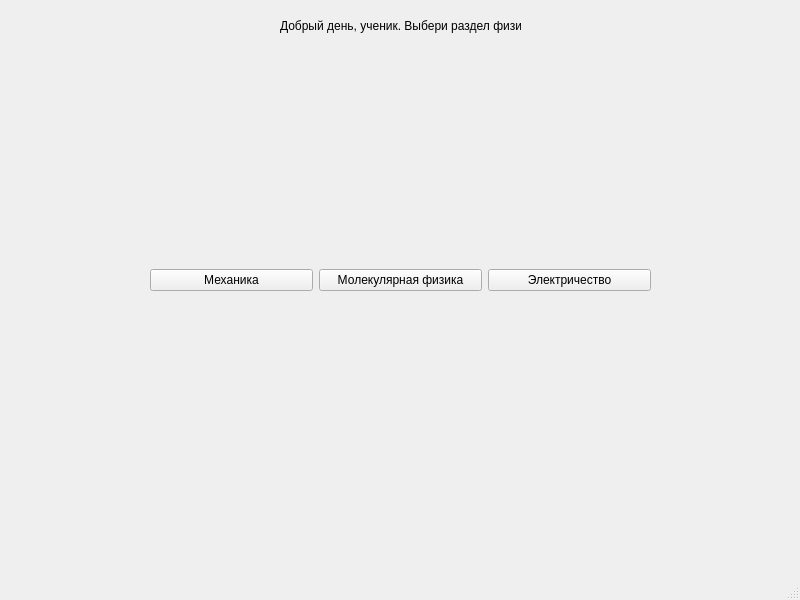
<?xml version="1.0" encoding="UTF-8"?>
<ui version="4.0">
 <class>mainWindow</class>
 <widget class="QMainWindow" name="mainWindow">
  <property name="windowModality">
   <enum>Qt::WindowModal</enum>
  </property>
  <property name="geometry">
   <rect>
    <x>0</x>
    <y>0</y>
    <width>800</width>
    <height>600</height>
   </rect>
  </property>
  <property name="windowTitle">
   <string>MainWindow</string>
  </property>
  <widget class="QWidget" name="centralwidget">
   <widget class="QLabel" name="hello">
    <property name="geometry">
     <rect>
      <x>280</x>
      <y>0</y>
      <width>241</width>
      <height>51</height>
     </rect>
    </property>
    <property name="text">
     <string>Добрый день, ученик. Выбери раздел физики:</string>
    </property>
   </widget>
   <widget class="QWidget" name="gridLayoutWidget">
    <property name="geometry">
     <rect>
      <x>150</x>
      <y>100</y>
      <width>501</width>
      <height>361</height>
     </rect>
    </property>
    <layout class="QGridLayout" name="themes_layout">
     <item row="0" column="2">
      <widget class="QPushButton" name="elec">
       <property name="text">
        <string>Электричество</string>
       </property>
      </widget>
     </item>
     <item row="0" column="0">
      <widget class="QPushButton" name="mech">
       <property name="text">
        <string>Механика</string>
       </property>
      </widget>
     </item>
     <item row="0" column="1">
      <widget class="QPushButton" name="molec">
       <property name="text">
        <string>Молекулярная физика</string>
       </property>
      </widget>
     </item>
    </layout>
   </widget>
  </widget>
  <widget class="QMenuBar" name="menubar">
   <property name="geometry">
    <rect>
     <x>0</x>
     <y>0</y>
     <width>800</width>
     <height>21</height>
    </rect>
   </property>
  </widget>
  <widget class="QStatusBar" name="statusbar"/>
 </widget>
 <resources/>
 <connections/>
</ui>
